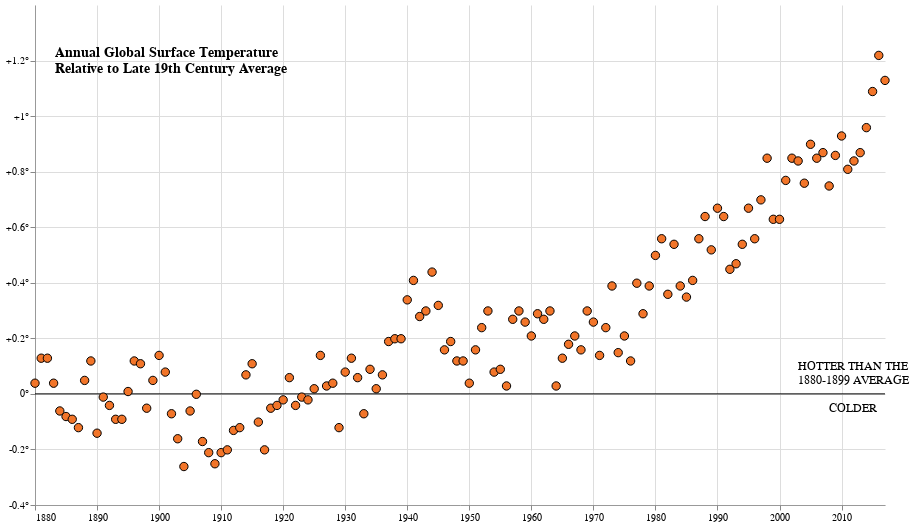

This figure's notebook cell:
### Code cell
line = alt.Chart(pd.DataFrame({'y': [0]})).mark_rule().encode(y='y')
text = alt.Chart(pd.DataFrame({'x': [2010], 'y': [0]})).mark_text(
    fontSize=12,
    font='Courier',
    text='HOTTER THAN THE\n1880-1899 AVERAGE\n\nCOLDER',
    lineBreak='\n',
    dx=260,
    dy=-28
).encode(
    x='x:T',
    y='y:Q'
)


alt.layer(line, chart, text).configure_view(
         stroke='transparent'
    ).configure_axis(
        domainWidth=0.8
    ).configure_title(
        anchor='start',
        dx = 50,
        dy = 75,
        fontSize=14,
        font='Courier',
    ).properties(
        width=850,
        height=500
    )

### Figure 1 — Vega-Lite specification as saved in the notebook (floating-point values rounded to 4 significant figures; data arrays with more than 128 entries replaced by an {"elided": "..."} marker saying what was removed)
{"config": {"view": {"continuousWidth": 400, "continuousHeight": 300, "stroke": "transparent"}, "axis": {"domainWidth": 0.8}, "title": {"anchor": "start", "dx": 50, "dy": 75, "font": "Courier", "fontSize": 14}}, "layer": [{"data": {"name": "data-06fd9f850666401b4599de5588b60692"}, "mark": "rule", "encoding": {"y": {"type": "quantitative", "field": "y"}}}, {"data": {"name": "data-98e63709183d734ab0f728c6ecf92029"}, "mark": {"type": "point", "color": "black", "fill": "#f27529", "opacity": 1, "size": 70, "strokeWidth": 1}, "encoding": {"x": {"type": "temporal", "axis": {"values": ["1880-01-01T00:00:00", "1890-01-01T00:00:00", "1900-01-01T00:00:00", "1910-01-01T00:00:00", "1920-01-01T00:00:00", "1930-01-01T00:00:00", "1940-01-01T00:00:00", "1950-01-01T00:00:00", "1960-01-01T00:00:00", "1970-01-01T00:00:00", "1980-01-01T00:00:00", "1990-01-01T00:00:00", "2000-01-01T00:00:00", "2010-01-01T00:00:00"]}, "field": "Date", "title": null}, "y": {"type": "quantitative", "axis": {"labelExpr": "datum.value > 0 ? \"+\" + datum.value + \"°\" : datum.value + \"°\"", "values": [-0.4, -0.2, 0.0, 0.2, 0.4, 0.6, 0.8, 1.0, 1.2]}, "field": "Relative", "title": null}}, "height": 500, "title": {"text": ["Annual Global Surface Temperature", "Relative to Late 19th Century Average"]}, "width": 800}, {"data": {"name": "data-05dbbd9cfa86d469e4a4fb1036e21ccf"}, "mark": {"type": "text", "dx": 260, "dy": -28, "font": "Courier", "fontSize": 12, "lineBreak": "\n", "text": "HOTTER THAN THE\n1880-1899 AVERAGE\n\nCOLDER"}, "encoding": {"x": {"type": "temporal", "field": "x"}, "y": {"type": "quantitative", "field": "y"}}}], "height": 500, "width": 850, "$schema": "https://vega.github.io/schema/vega-lite/v4.8.1.json", "datasets": {"data-06fd9f850666401b4599de5588b60692": [{"y": 0}], "data-98e63709183d734ab0f728c6ecf92029": {"elided": "138 records"}, "data-05dbbd9cfa86d469e4a4fb1036e21ccf": [{"x": 2010, "y": 0}]}}
